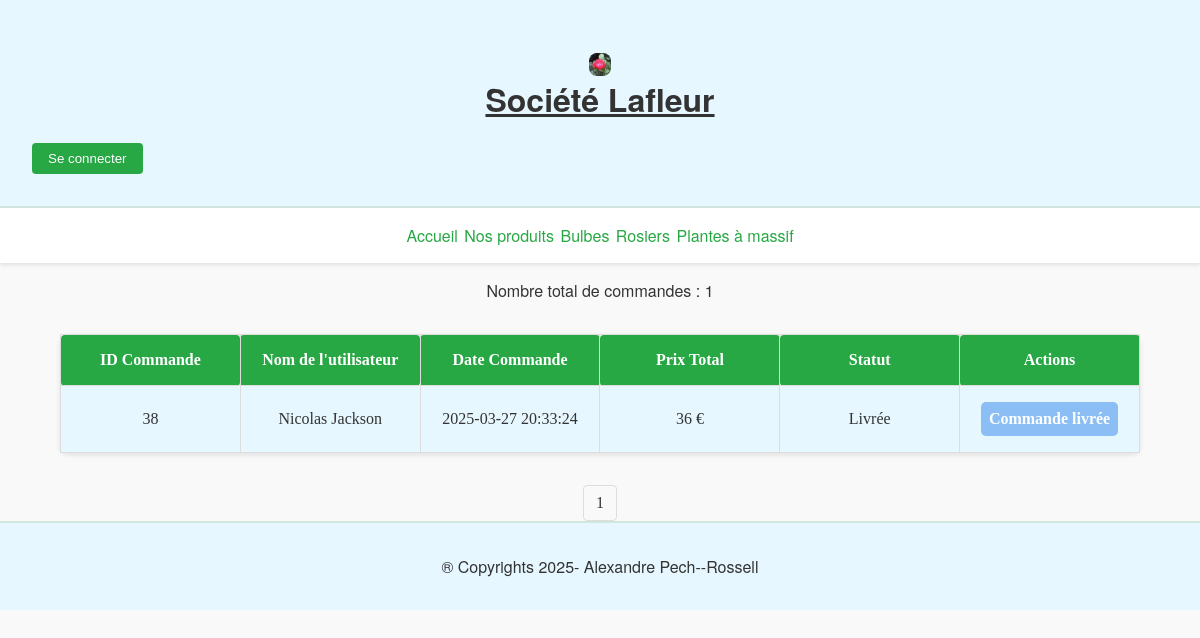
The page /backend/gestion_commande.php on the database its author committed.
### tables this page shows
CREATE TABLE IF NOT EXISTS `commandes` (
  `id_commande` int NOT NULL AUTO_INCREMENT,
  `id_user` int NOT NULL,
  `date_commande` datetime DEFAULT CURRENT_TIMESTAMP,
  `prix_total` double DEFAULT '0',
  `statut` varchar(50) DEFAULT 'En attente',
  `adresse_livraison` varchar(255) NOT NULL,
  PRIMARY KEY (`id_commande`),
  KEY `id_user` (`id_user`)
);

CREATE TABLE IF NOT EXISTS `utilisateurs` (
  `id_users` int NOT NULL AUTO_INCREMENT,
  `login` varchar(50) DEFAULT NULL,
  `mot_de_passe` varchar(255) DEFAULT NULL,
  `nom` varchar(255) DEFAULT NULL,
  `role` varchar(50) DEFAULT NULL,
  PRIMARY KEY (`id_users`)
);

### backend/gestion_commande.php (the view, shortened to what this page needs)
<?php
require_once '../php/connect.php';
$commandes_par_page = 10;
$page_actuelle = isset($_GET['page']) ? (int)$_GET['page'] : 1;
$offset = ($page_actuelle - 1) * $commandes_par_page;
?>
<!DOCTYPE HTML>
<html lang="fr">
<head>
    <link rel="stylesheet" href="../css/style.css">
</head>
<body>
<header>
    <h1><img src="../images/ACCUEIL.jpg" width="2%"> Société Lafleur</h1>
    <?php if (isset($_SESSION['id_users'])): ?>
        <button onclick="window.location.href='../php/deconnexion.php'">Se déconnecter</button>
        <?php if ($_SESSION['role'] === "admin"): ?>
            <button onclick="window.location.href='administration.php'">Administration</button>
        <?php else: ?>
            <button onclick="window.location.href='profil.php'">Mon Profil</button>
        <?php endif; ?>
    <?php else: ?>
        <button onclick="window.location.href='php/connexion.php'">Se connecter</button>
    <?php endif; ?>
</header>
<nav>
    <a href="../index.php">Accueil</a>
    <a href="../nos_produits.php">Nos produits</a>
    <a href="../Bulbes.php">Bulbes</a>
    <a href="../Rosiers.php">Rosiers</a>
    <a href="../plante_a_massif.php">Plantes à massif</a>
</nav>
<main>
<?php
$sql_total = "SELECT COUNT(*) AS total FROM commandes";
$stmt_total = $pdo->query($sql_total);
$total_commandes = $stmt_total->fetch()['total'];
echo "<p>Nombre total de commandes : " . $total_commandes . "</p>";
$total_pages = ceil($total_commandes / $commandes_par_page);
$sql = "SELECT c.id_commande, u.nom, c.date_commande, c.prix_total, c.statut
        FROM commandes c
        LEFT JOIN utilisateurs u ON c.id_user = u.id_users
        LIMIT :limite OFFSET :offset";
$stmt = $pdo->prepare($sql);
$stmt->bindValue(':limite', $commandes_par_page, PDO::PARAM_INT);
$stmt->bindValue(':offset', $offset, PDO::PARAM_INT);
if ($stmt->execute()) {
    $result = $stmt->fetchAll(PDO::FETCH_ASSOC);
    if ($result) {
        echo "<table class='commande-table'>
                <tr><th>ID Commande</th><th>Nom de l'utilisateur</th><th>Date Commande</th><th>Prix Total</th><th>Statut</th><th>Actions</th></tr>";
        foreach ($result as $row) {
            echo "<tr>";
            echo "<td>" . htmlspecialchars($row['id_commande'] ?? '') . "</td>";
            echo "<td>" . htmlspecialchars($row['nom'] ?? 'Utilisateur inconnu') . "</td>";
            echo "<td>" . htmlspecialchars($row['date_commande'] ?? '') . "</td>";
            echo "<td>" . htmlspecialchars($row['prix_total'] ?? '') . " €</td>";
            echo "<td>" . htmlspecialchars($row['statut'] ?? '') . "</td>";
            if ($row['statut'] !== 'Livrée') {
                echo "<td><a href='gestion_commande.php?id=" . $row['id_commande'] . "&action=livrer&page=" . $page_actuelle . "' class='btn-livrer'>Marquer comme Livrée</a></td>";
            } else {
                echo "<td><span class='livree'>Commande livrée</span></td>";
            }
            echo "</tr>";
        }
        echo "</table>";
        echo "<div class='pagination'>";
        for ($i = 1; $i <= $total_pages; $i++) {
            echo "<a href='gestion_commande.php?page=" . $i . "'>" . $i . "</a>";
        }
        echo "</div>";
    } else {
        echo "<p>Aucune commande trouvée.</p>";
    }
} else {
    $errorInfo = $stmt->errorInfo();
    echo "Erreur d'exécution : " . $errorInfo[2];
}
?>
</main>
<footer>
    <p>® Copyrights 2025- Alexandre Pech--Rossell</p>
</footer>
</body>
</html>

### css/style.css (style rules this page uses)
h1, h2, h3, h4, p, nav { text-align: center; font-family: 'Helvetica Neue', Helvetica, Arial, sans-serif; }
h1 { text-decoration: underline; color: #333; }
body { background-color: #f9f9f9; color: #333; font-family: 'Georgia', serif; margin: 0; padding: 0; }
nav { background-color: #fff; color: #333; padding: 1rem; box-shadow: 0 2px 4px rgba(0, 0, 0, 0.1); }
header { background-color: #e6f7ff; color: #333; padding: 2rem; border-bottom: 2px solid #d1e7dd; }
footer { background-color: #e6f7ff; color: #333; padding: 1rem; border-top: 2px solid #d1e7dd; }
img { display: block; margin: auto; max-width: 100%; height: auto; border-radius: 8px; }
a { outline: none; text-decoration: none; padding: 2px 1px 0; color: #28a745; transition: background-color 0.3s, color 0.3s; }
button { background-color: #28a745; color: #fff; border: none; padding: 0.5rem 1rem; border-radius: 4px; cursor: pointer; transition: background-color 0.3s; }
.commande-table { width: 90%; margin: 2rem auto; border-collapse: collapse; text-align: center; table-layout: fixed; }
.commande-table th { background-color: #28a745; color: white; padding: 1rem; font-weight: bold; border: 1px solid #ddd; }
.commande-table td { background-color: #f9f9f9; padding: 1rem; border: 1px solid #ddd; word-wrap: break-word; }
.commande-table tr:nth-child(even) td { background-color: #e6f7ff; }
.commande-table { border: 1px solid #ddd; border-radius: 8px; box-shadow: 0 2px 5px rgba(0, 0, 0, 0.1); }
.commande-table td, .commande-table th { border-radius: 4px; }
.commande-table .livree { background-color: #8bbef5; color: white; font-weight: bold; padding: 0.5rem; border-radius: 5px; display: inline-block; margin: 0 auto; }
.pagination { display: flex; justify-content: center; align-items: center; margin-top: 20px; }
.pagination a { text-decoration: none; color: #333; padding: 8px 12px; margin: 0 5px; border: 1px solid #ddd; border-radius: 4px; transition: background-color 0.3s, color 0.3s; }

### rows shown on the page
commandes: id_commande "38", id_user.nom "Nicolas Jackson", date_commande "2025-03-27 20:33:24", prix_total "36", statut "Livrée", shows "Commande livrée"

### other values the page prints
$total_commandes "1"
